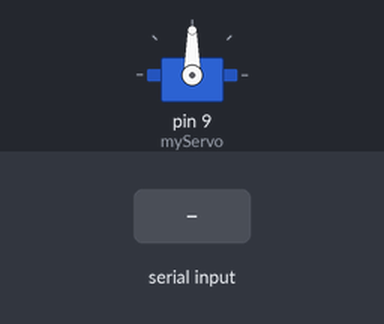
Recording of a sketch running on a simulated Arduino Uno, built with avr-gcc and run on an emulated ATmega328P. On the bench: servo. The test bench sets the inputs (shaded band). What the sketch prints to the serial monitor is not drawn.

Above: at 1.2 s.
1.3 s: "90,45\n" received over Serial
2.8 s: "90,45\n" received over the second serial link
Timing chart, 0 to 5.8 s (numbered marks = the images above; inputs shaded):
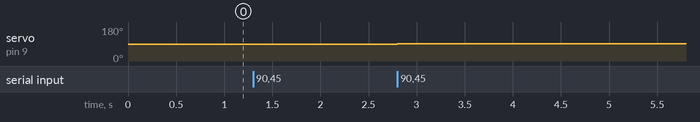

The sketch:

SmoothTargeting.ino
```cpp
#include <Servo.h>
#include <SoftwareSerial.h>

// 1. Определение типа через typedef (чтобы компилятор не ругался)
typedef struct {
  int x;
  int y;
  bool isValid;
} CoordinatePair;

// 2. Объявление объектов и переменных
SoftwareSerial cameraSerial(2, 3);
Servo myServo;

String dataBuffer = "";
float currentAngle = 90.0;
unsigned long framesSkipped = 0;

// Максимальный размер буфера
const int MAX_BUFFER_SIZE = 300;
// Параметры кадра камеры
const int CAM_WIDTH = 320;
const int CENTER_X = 160;
// Зона нечувствительности
const int DEADZONE = 15;
// Коэффициент сглаживания
const float SMOOTHING = 0.1;
// Шаг поворота сервопривода
const int STEP = 5;

// 3. ЯВНЫЕ ПРОТОТИПЫ МЕТОДОВ (обязательно для Wokwi)
void fillBuffer();
CoordinatePair getLatest();
void processMovement(CoordinatePair pair);

void setup() {
  Serial.begin(9600);
  cameraSerial.begin(9600);
  myServo.attach(9);
  myServo.write(90);
  Serial.println(F("--- Full System Online ---"));
}

void loop() {
  fillBuffer();
  CoordinatePair pair = getLatest();
  processMovement(pair);
  delay(15);
}

// --- РЕАЛИЗАЦИЯ МЕТОДОВ (внизу) ---

void fillBuffer() {
  while (Serial.available() > 0) {
    if (dataBuffer.length() < MAX_BUFFER_SIZE) dataBuffer += (char)Serial.read();
    else dataBuffer = "";
  }
  while (cameraSerial.available() > 0) {
    if (dataBuffer.length() < MAX_BUFFER_SIZE) dataBuffer += (char)cameraSerial.read();
    else dataBuffer = "";
  }
}

/**
 * @brief Получение последнего кадра из буфера
 * @return CoordinatePair - пара координат (x, y) с флагом isValid, если кадр валидный
 */
CoordinatePair getLatest() {
  CoordinatePair pair = {0, 0, false};
  int lastComma = dataBuffer.lastIndexOf(',');
  if (lastComma == -1) return pair;

  int endIdx = lastComma + 1;
  while (endIdx < dataBuffer.length() && isDigit(dataBuffer[endIdx])) endIdx++;

  if (endIdx == lastComma + 1) {
    lastComma = dataBuffer.lastIndexOf(',', lastComma - 1);
    if (lastComma == -1) return pair;
    endIdx = lastComma + 1;
    while (endIdx < dataBuffer.length() && isDigit(dataBuffer[endIdx])) endIdx++;
  }

  int startIdx = lastComma - 1;
  while (startIdx >= 0 && isDigit(dataBuffer[startIdx])) startIdx--;
  startIdx++;

  String sx = dataBuffer.substring(startIdx, lastComma);
  String sy = dataBuffer.substring(lastComma + 1, endIdx);

  if (sx.length() > 0 && sy.length() > 0) {
    long valX = sx.toInt();
    if (valX >= 0 && valX <= CAM_WIDTH) {
      pair.x = (int)valX;
      pair.y = sy.toInt();
      pair.isValid = true;
      dataBuffer = ""; // Чистим буфер после нахождения актуального кадра
    }
  }
  return pair;
}

void processMovement(CoordinatePair pair) {
  if (!pair.isValid) return;

  float targetAngle = currentAngle;
  if (pair.x < (CENTER_X - DEADZONE)) targetAngle += STEP;
  else if (pair.x > (CENTER_X + DEADZONE)) targetAngle -= STEP;

  // Экспоненциальное сглаживание
  currentAngle = (currentAngle * (1.0 - SMOOTHING)) + (targetAngle * SMOOTHING);
  currentAngle = constrain(currentAngle, 0, 180);

  myServo.write((int)currentAngle);

  // Диагностика раз в секунду
  static unsigned long lastLog = 0;
  if (millis() - lastLog > 1000) {
    Serial.print(F("X: ")); Serial.print(pair.x);
    Serial.print(F(" | Angle: ")); Serial.println((int)currentAngle);
    lastLog = millis();
  }
}
```

Measured:
- after the input at 1.3 s, every drawn part: stays the same
- after the input at 2.8 s, servo on pin 9 (myServo): 90° → 91° at once
